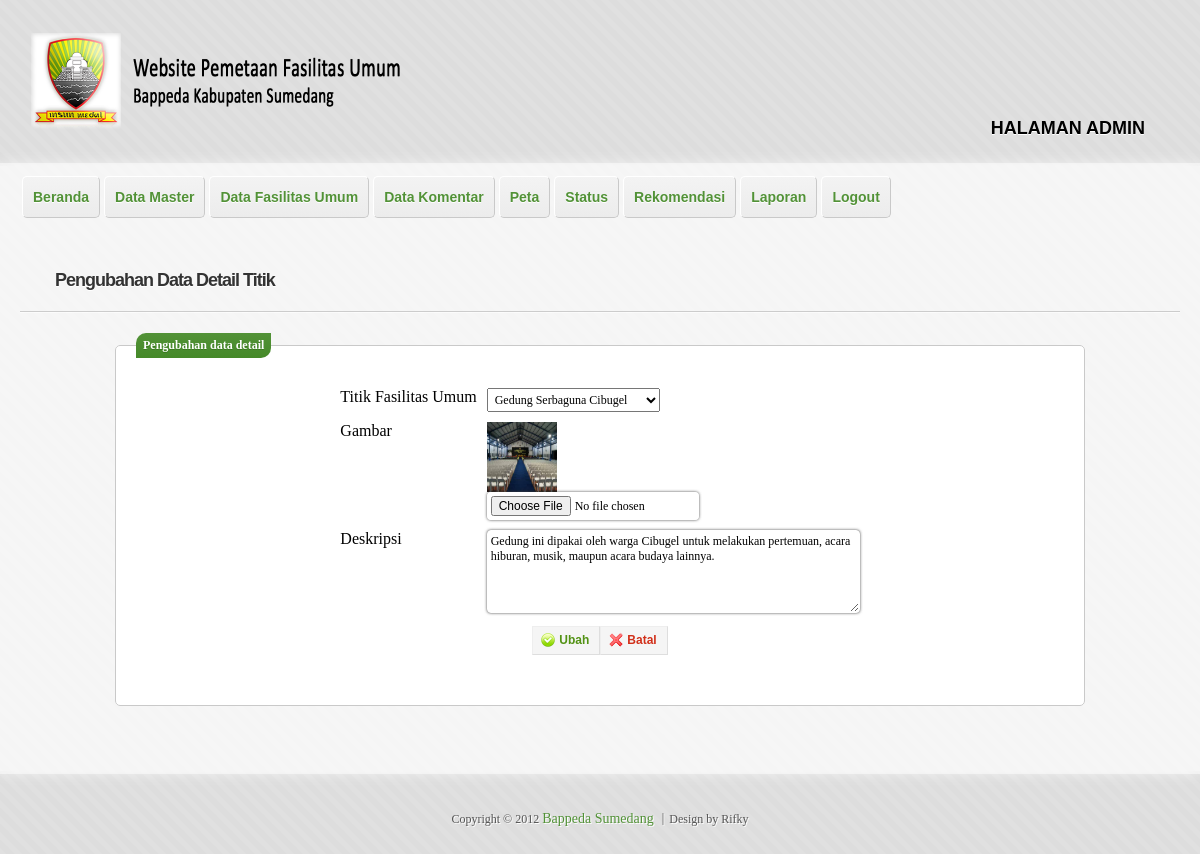
The app's page /admin/detail_ubah.php?id_detail=6 (signed in) with its own data.
### tables this page shows
CREATE TABLE IF NOT EXISTS `detail_fasum` (
  `id_detail` int(2) NOT NULL AUTO_INCREMENT,
  `id_fasum` int(2) NOT NULL,
  `gambar` varchar(100) NOT NULL,
  `deskripsi` text NOT NULL,
  PRIMARY KEY (`id_detail`),
  KEY `id_fasum` (`id_fasum`)
);

CREATE TABLE IF NOT EXISTS `fasum` (
  `id_fasum` int(5) NOT NULL AUTO_INCREMENT,
  `nama_fasum` varchar(50) NOT NULL,
  `id_jenis` int(2) NOT NULL,
  `kondisi` varchar(12) NOT NULL,
  `alamat` varchar(255) NOT NULL,
  `id_kecamatan` varchar(8) NOT NULL,
  `id_instansi` int(2) NOT NULL,
  `username` varchar(30) NOT NULL,
  `lat` double NOT NULL,
  `lng` double NOT NULL,
  PRIMARY KEY (`id_fasum`),
  KEY `id_kecamatan` (`id_kecamatan`),
  KEY `id_instansi` (`id_instansi`),
  KEY `username` (`username`),
  KEY `id_jenis` (`id_jenis`)
);

### admin/detail_ubah.php (the view, shortened to what this page needs)
<?php
	if(isset($_SESSION['sudahlogin']))
	{
?>
<!doctype html>
<html lang="id">
<head>
	<?php
	include("lib_func.php");
	?>
    <link href="style.css" rel="stylesheet" />
</head>
<body>
<div id="wrapper">
    <header id="header" class="clearfix" role="banner">
    </header>
<div id="main" class="clearfix">
    <nav id="menu" class="clearfix" role="navigation">
    </nav>
    <div id="content" role="main">
        <article class="post">
            <h2 class="entry-title"><a href="#">Pengubahan Data Detail Titik</a></h2><hr />
            <div class="entry-content">
                <p>
                <?php
	$id_detail=$_REQUEST['id_detail'];
	$sql="select * from detail_fasum d, fasum f where d.id_detail='$id_detail' and d.id_fasum=f.id_fasum";
	$res=mysql_query($sql);
	if(mysql_num_rows($res)==1){
		$data=mysql_fetch_array($res);
	?>
    <div align="center">
	<form method=post action="detail_proses_ubah.php" enctype="multipart/form-data" name="form">
		<fieldset>
        <legend>Pengubahan data detail</legend>
        <table cellspacing="10px">
		<tr><td>Titik Fasilitas Umum</td><td>
        <select name="id_fasum">
        <option value="<?php echo $data['id_fasum']; ?>"><?php echo $data['nama_fasum']; ?></option>
        </select>
        </td></tr>
        <tr><td>Gambar</td><td>
        <img src="../images/<?php echo $data['gambar'];?>" width="70px" height="70px">
        <br><input type="file" name="gambar" value="Ubah"></td></tr>
        <tr><td>Deskripsi</td><td>
        <textarea type="text" name="deskripsi" cols="50" rows="5"><?php echo $data['deskripsi'];?></textarea></td></tr>
        <tr><td colspan="2">
		<div class="buttons" align="center"><button type="submit" value="Simpan" class="positive">
     <img src="../images/ya.png">Ubah</button><button type="reset" value="Batal" class="negative" onClick="javascript:history.back()">
     <img src="../images/tidak.png">Batal</button></div></td></tr></table>
     </fieldset>
	</form>
    </div>
	<?php
	}
	else {
	?><div class="error">Data tidak ditemukan!</div>
	<a href="fasum_lihat.php"><center>Kembali ke pengolahan data.</center></a><?php
	}
	?>
                </p>
            </div>
        </article>
    </div>
</div>
    <footer id="footer" align="center">
    </footer>
</div>
</body>
</html>
<?php
	}
	else
		header("Location: haruslogin.php");
?>

### records on screen
detail_fasum: id_fasum "Gedung Serbaguna Cibugel", gambar (picture), deskripsi "Gedung ini dipakai oleh warga Cibugel untuk melakukan pertemuan, acara hiburan, musik, maupun acara budaya lainnya."
